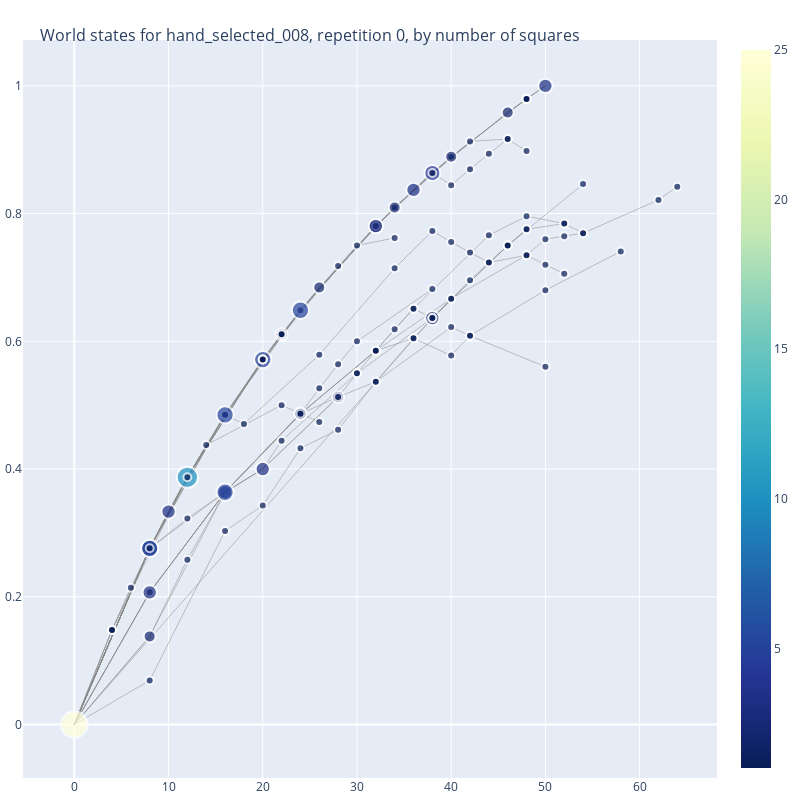

This figure's notebook cell:
### Code cell
fig = go.Figure(data=[edge_trace, node_trace],
             layout=go.Layout(
                title='<br>World states for ' + str(target) +', repetition '+ str(rep) +', by number of squares',
                titlefont_size=16,
                showlegend=False,
                hovermode='closest',
                margin=dict(b=20,l=5,r=5,t=40),
                annotations=[ dict(
                    text="",
                    showarrow=False,
                    xref="paper", yref="paper",
                    x=0.005, y=-0.002 ) ])
                #xaxis=dict(showgrid=False, zeroline=False, showticklabels=False))
                #yaxis=dict(showgrid=False, zeroline=False, showticklabels=False))
                
                )

fig.update_layout(
    width=800,
    height=800
)

fig.show()

### Figure 1 — Plotly figure (JSON) as saved in the notebook; plotly's stock layout.template omitted (floating-point values rounded to 4 significant figures; data arrays with more than 128 entries replaced by an {"elided": "..."} marker saying what was removed)
{"data": [{"hoverinfo": "none", "line": {"color": "#888", "width": 0.5}, "mode": "lines", "type": "scatter", "x": {"elided": "588 int values"}, "y": {"elided": "588 float values"}}, {"hoverinfo": "text", "marker": {"color": {"elided": "132 int values"}, "colorscale": [[0, "rgb(255,255,217)"], [0.125, "rgb(237,248,177)"], [0.25, "rgb(199,233,180)"], [0.375, "rgb(127,205,187)"], [0.5, "rgb(65,182,196)"], [0.625, "rgb(29,145,192)"], [0.75, "rgb(34,94,168)"], [0.875, "rgb(37,52,148)"], [1, "rgb(8,29,88)"]], "line": {"width": 2}, "reversescale": true, "showscale": true, "size": {"elided": "132 float values"}}, "mode": "markers", "type": "scatter", "x": {"elided": "132 int values"}, "y": {"elided": "132 float values"}}], "layout": {"annotations": [{"showarrow": false, "text": "", "x": 0.005, "xref": "paper", "y": -0.002, "yref": "paper"}], "height": 800, "hovermode": "closest", "margin": {"b": 20, "l": 5, "r": 5, "t": 40}, "showlegend": false, "title": {"font": {"size": 16}, "text": "<br>World states for hand_selected_008, repetition 0, by number of squares"}, "width": 800}}
